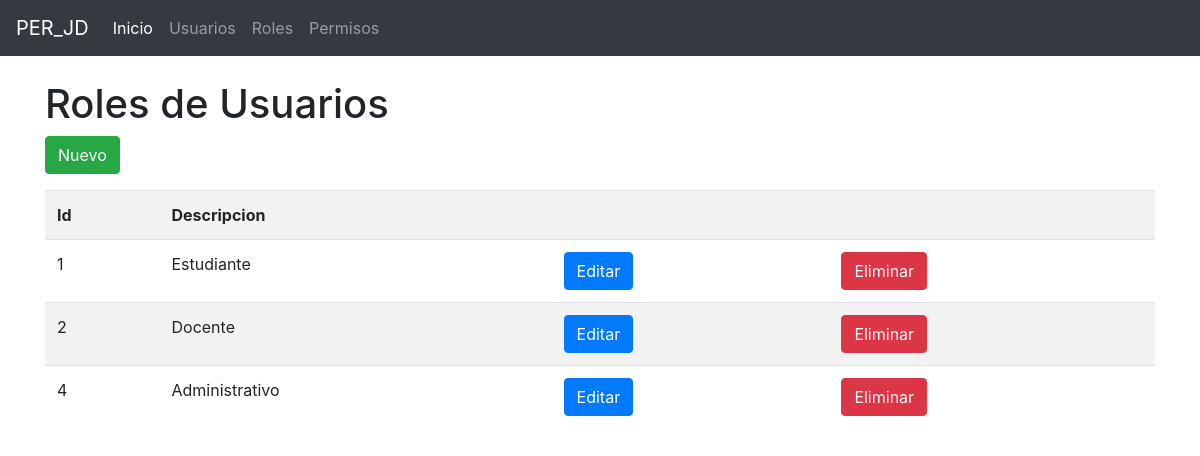
Screenshot of /roles.php with the database file from the repository.
### tables this page shows
CREATE TABLE `roles` (
  `id` int(11) NOT NULL,
  `descripcion` varchar(100) NOT NULL
);

### roles.php (the view)
<?php
require_once('librerias/conexionBD.php');
$sql = "select * from roles";
$result = $conn->query($sql);
$roles = array();
while ($fila = $result->fetch_array()) {
	$roles[] = $fila;
}
require_once('librerias/cabe.php');
?>
  <div class="container">
  	<div class="row">
  		<div class="col-12">
  			 <h1>Roles de Usuarios</h1>
  			 <p>
  			 	<a href="edit_roles.php" class="btn btn-success">Nuevo</a>
  			 </p>
  			 <table class="table table-striped">
  			 	<tr>
  			 		<th>Id</th>
  			 		<th>Descripcion</th>
  			 		<th></th>
  			 		<th></th>
  			 	</tr>
  			 	<?php foreach ($roles as $item): ?>
  			 	<tr>
  			 		<td><?= $item['id']?></td>
  			 		<td><?= $item['descripcion']?></td>
  			 		<td>
  			 			<a href="edit_roles.php?id=<?= $item['id']?>" class="btn btn-primary">Editar</a>
  			 		</td>
  			 		<td>
  			 			<a href="elim_roles.php?id=<?= $item['id']?>" class="btn btn-danger">Eliminar</a>
  			 		</td>
  			 	</tr>
  			 	<?php endforeach ?>
  			 </table>
  		</div>
  	</div>
  </div>
<?php
require_once('librerias/pie.php');
 ?>

### rows the page displays
roles: id "1", descripcion "Estudiante"
roles: id "2", descripcion "Docente"
roles: id "4", descripcion "Administrativo"
